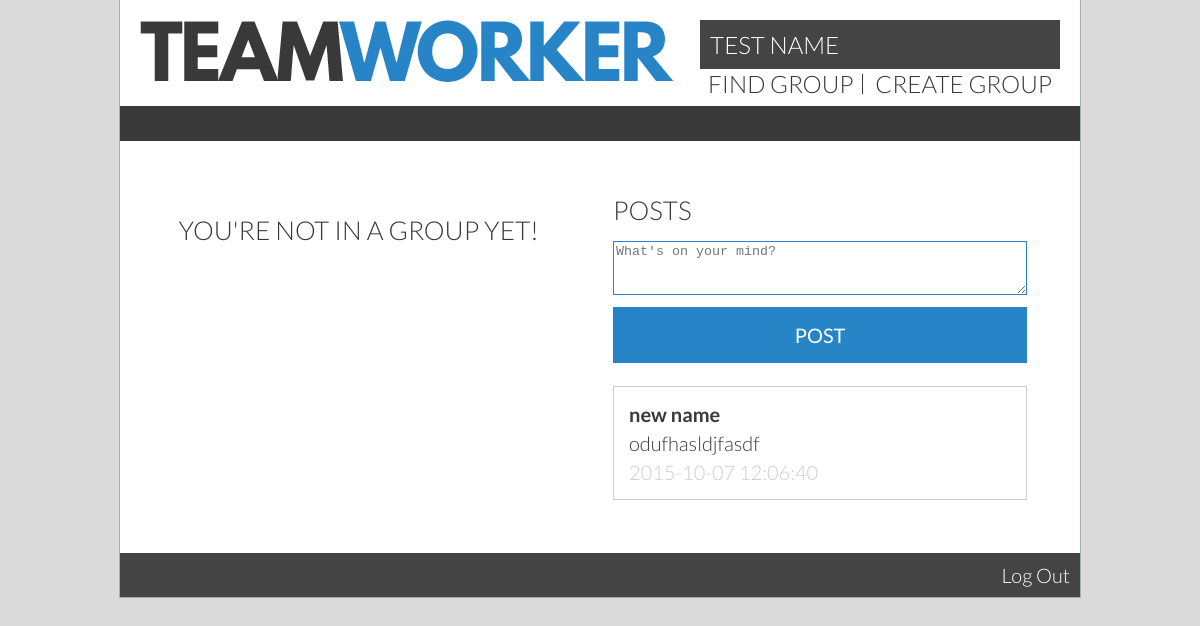
Page / (signed in) on the earlier database version.
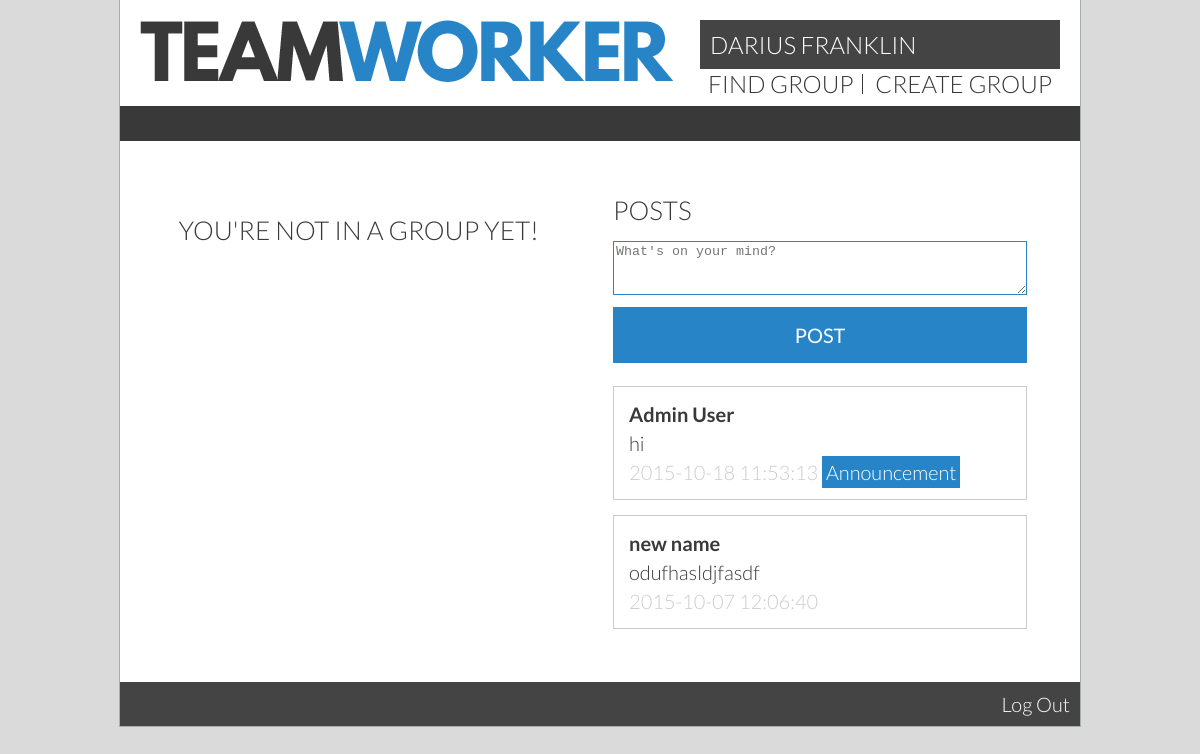
Same page on the later database version.
### tables this page shows
CREATE TABLE `users` (
  `id` int(11) unsigned NOT NULL AUTO_INCREMENT,
  `permissions` int(11) NOT NULL DEFAULT '1',
  `currentGroup` int(11) DEFAULT '0',
  `groupLeader` tinyint(1) DEFAULT NULL,
  `name` varchar(40) DEFAULT NULL,
  `displayName` varchar(30) DEFAULT NULL,
  `email` varchar(40) DEFAULT NULL,
  `password` char(64) DEFAULT NULL,
  `dob` date DEFAULT NULL,
  `mainArea` varchar(30) DEFAULT NULL,
  `skills` text,
  `gpa` double DEFAULT NULL,
  `goal` double DEFAULT NULL,
  `bio` varchar(300) DEFAULT NULL,
  `studentID` varchar(255) DEFAULT NULL,
  PRIMARY KEY (`id`),
  UNIQUE KEY `email` (`email`),
  UNIQUE KEY `studentID` (`studentID`)
);

CREATE TABLE `posts` (
  `id` int(11) unsigned NOT NULL AUTO_INCREMENT,
  `groupId` int(11) DEFAULT NULL,
  `userId` int(11) DEFAULT NULL,
  `content` longtext,
  `timestamp` timestamp NULL DEFAULT CURRENT_TIMESTAMP,
  `admin` tinyint(1) DEFAULT '0',
  PRIMARY KEY (`id`)
);

### userHandler.php (called while the page is built, shortened)
<?php
include_once('pdo.inc');
if(isset($_SESSION['id'])) {
  $sessionId = $_SESSION['id'];
  $query = ('SELECT * FROM users WHERE id = :id');
  $statement = $db -> prepare($query);
  $statement -> bindValue(':id', $sessionId);
  if (!$statement -> execute()) { print_r($statement->errorInfo()); }
  $result = $statement -> fetch(PDO::FETCH_ASSOC);
  $realName = $result['name'];
  if($result['displayName'] == "") {
    $userName = $realName;
  } else {
    $userName = $result['displayName'];
  }
  $group = $result['currentGroup'];
  $role = $result['permissions'];
}
function getUserName($userId, $db) {
  $query = ('SELECT name FROM users WHERE id = :userId');
  $statement = $db -> prepare($query);
  $statement -> bindValue(':userId', $userId);
  if (!$statement -> execute()) { print_r($stm->errorInfo());
  } else {
   $result = $statement -> fetch(PDO::FETCH_ASSOC);
   return $result['name'];
  }
}
?>

### postHandler.php (the view, shortened to what this page needs)
<?php
function getGroupPosts($db, $group) {
  $query = ('SELECT * FROM posts WHERE groupId = :groupId OR admin = 1 ORDER BY timestamp DESC');
  $statement = $db -> prepare($query);
  $statement -> bindValue(':groupId', $group);
  if (!$statement -> execute()) { print_r($statement->errorInfo()); }
  $result = $statement -> fetchAll(PDO::FETCH_ASSOC);
  return $result;
}
function renderGroupPosts($groupPosts, $db) {
  echo '<div class="scrollContainer">';
  foreach ($groupPosts as $a) { ?>
    <div class="post">
      <h4><?php echo getUserName($a['userId'], $db); ?></h4>
      <p><?=$a['content'];?></p>
      <a class="timestamp"><?=$a['timestamp'];?></a>
      <?php if($a['admin'] == 1) {
        echo "<span class='postTag'>Announcement<span>";
      } ?>
    </div>
<?php
} echo '</div>';
}
?>

### nav.inc (shortened to what this page needs)
<nav>
  <div class="topNavProfile">
    <a href='/?page=profile'><?=$userName?></a>
  </div>
  <ul>
    <?php if($group == 0 AND $role == 1) { ?>
      <li><a href="searchGroup.php">find group</a></li>
      <li><a href="createGroup.php">create group</a></li>
    <?php } ?>
  </ul>
</nav>

Differences in the rows shown:
changed users: name "TEST NAME" → "DARIUS FRANKLIN"
added posts: userId.name "Admin User", content "hi", timestamp "2015-10-18 11:53:13", admin "Announcement"
